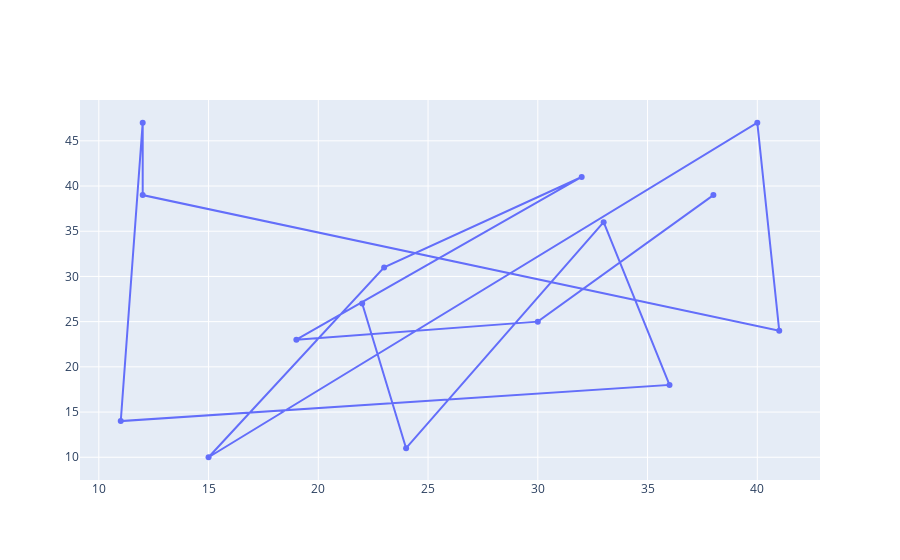

Source (notebook cell):
### Code cell
go.Figure(data = go.Scatter (x= abc, y= xyz))

### Figure 1 — Plotly figure (JSON) as saved in the notebook; plotly's stock layout.template omitted (floating-point values rounded to 4 significant figures)
{"data": [{"type": "scatter", "x": [22, 24, 33, 36, 11, 12, 12, 41, 40, 15, 23, 32, 19, 30, 38], "y": [27, 11, 36, 18, 14, 47, 39, 24, 47, 10, 31, 41, 23, 25, 39]}], "layout": {"autosize": true, "xaxis": {"autorange": true, "range": [9.184, 42.82], "type": "linear"}, "yaxis": {"autorange": true, "range": [6.947, 50.05], "type": "linear"}}}
